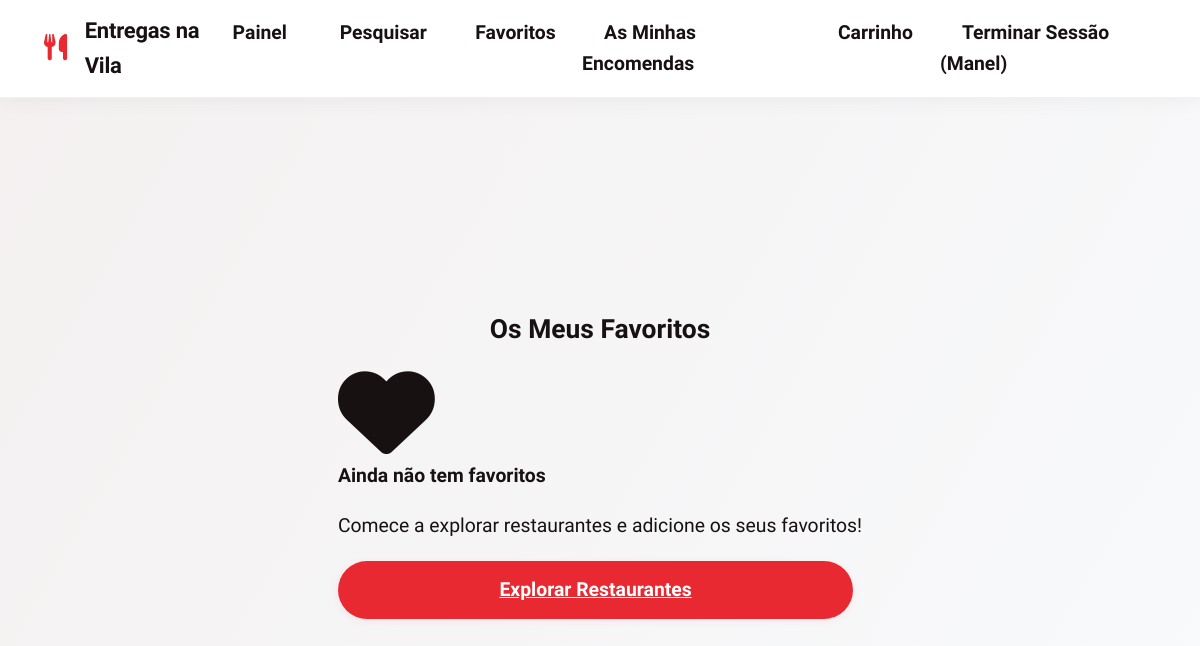
/favorites (signed in), run on an earlier commit of the app's database.
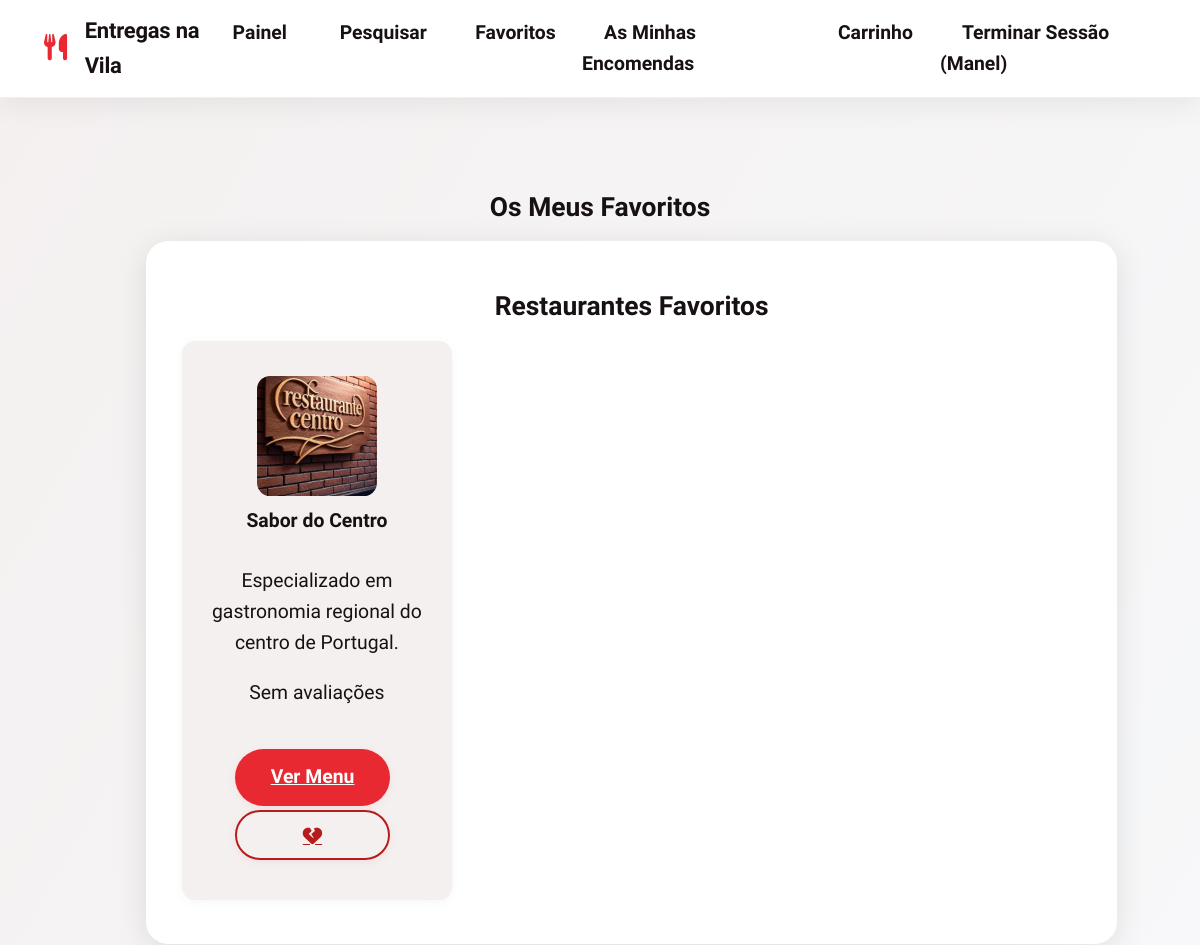
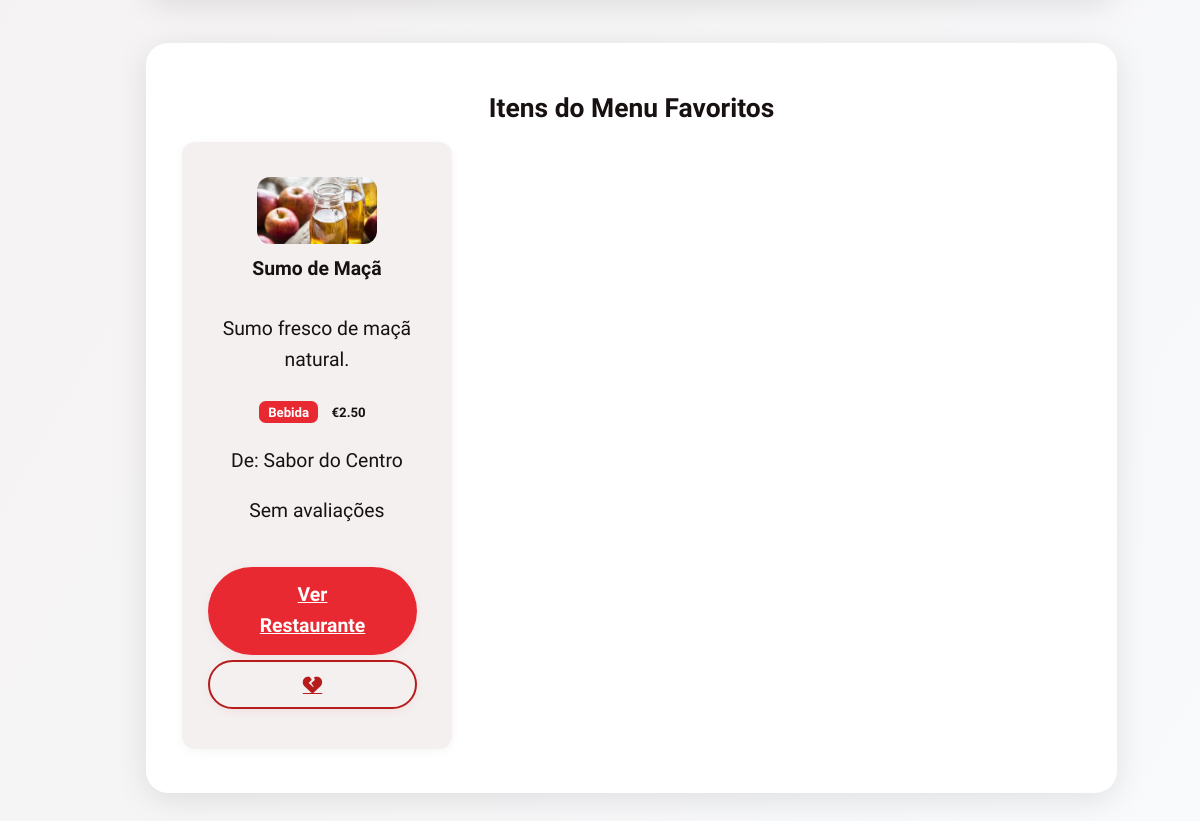
And on a later commit of the database (2 pictures, top to bottom).
### tables this page shows
CREATE TABLE users (
        id INTEGER PRIMARY KEY AUTOINCREMENT,
        username TEXT UNIQUE NOT NULL,
        email TEXT UNIQUE NOT NULL,
        password_hash TEXT NOT NULL,
        user_type TEXT NOT NULL CHECK (user_type IN ('customer', 'restaurant')),
        phone TEXT,
        address TEXT,
        restaurant_name TEXT,
        restaurant_description TEXT,
        created_at TIMESTAMP DEFAULT CURRENT_TIMESTAMP
    , image_path TEXT, cuisine_type TEXT);

CREATE TABLE menu_items (
        id INTEGER PRIMARY KEY AUTOINCREMENT,
        restaurant_id INTEGER NOT NULL,
        name TEXT NOT NULL,
        description TEXT,
        price REAL NOT NULL,
        category TEXT,
        available BOOLEAN DEFAULT 1,
        created_at TIMESTAMP DEFAULT CURRENT_TIMESTAMP, image_path TEXT,
        FOREIGN KEY (restaurant_id) REFERENCES users (id)
    );

### app.py (the view)
    def decorated_function(*args, **kwargs):
        if 'user_id' not in session:
            return redirect(url_for('login'))
        return f(*args, **kwargs)

### app.py (called while the page is built)
def get_db_connection():
    conn = sqlite3.connect('delivery_system.db')
    conn.row_factory = sqlite3.Row
    return conn

def get_user_by_id(user_id):
    conn = get_db_connection()
    user = conn.execute('SELECT * FROM users WHERE id = ?', (user_id,)).fetchone()
    conn.close()
    return user

def login_required(f):
    def decorated_function(*args, **kwargs):
        if 'user_id' not in session:
            return redirect(url_for('login'))
        return f(*args, **kwargs)
    decorated_function.__name__ = f.__name__
    return decorated_function

@app.before_request
def load_logged_in_user():
    user_id = session.get('user_id')
    if user_id is None:
        g.user = None
    else:
        g.user = get_user_by_id(user_id)

### templates/favorites.html (shortened to what the changed rows need)
{% extends "base.html" %}
{% block content %}
<div class="container mt-4">
    <h2 class="mb-4">Os Meus Favoritos</h2>
    {% if favorite_restaurants %}
    <div class="card menu-card mb-4">
        <h3>Restaurantes Favoritos</h3>
        <div class="grid">
            {% for restaurant in favorite_restaurants %}
            <div class="menu-item">
                {% if restaurant.image_path %}
                <img src="{{ url_for('static', filename=restaurant.image_path) }}" alt="Restaurant Image"
                    style="max-width: 120px; max-height: 120px; display: block; margin-bottom: 10px;">
                {% endif %}
                <h4>{{ restaurant.restaurant_name }}</h4>
                {% if restaurant.restaurant_description %}
                <p>{{ restaurant.restaurant_description }}</p>
                {% endif %}
                {% if restaurant.avg_rating %}
                <div class="mb-2">
                    <span class="text-warning">
                        {% for i in range(restaurant.avg_rating|int) %}
                        <i class="fas fa-star"></i>
                        {% endfor %}
                        {% if restaurant.avg_rating % 1 >= 0.5 %}
                        <i class="fas fa-star-half-alt"></i>
                        {% endif %}
                    </span>
                    <span class="text-muted">({{ "%.1f"|format(restaurant.avg_rating) }}, {{ restaurant.review_count }}
                        avaliações)</span>
                </div>
                {% else %}
                <div class="mb-2">
                    <span class="text-muted">Sem avaliações</span>
                </div>
                {% endif %}
                <div class="mt-20">
                    <a href="{{ url_for('view_restaurant', restaurant_id=restaurant.id) }}" class="btn btn-primary">Ver
                        Menu</a>
                    <a href="{{ url_for('remove_restaurant_from_favorites', restaurant_id=restaurant.id) }}"
                        class="btn btn-outline-danger" onclick="return confirm('Remover dos favoritos?')">
                        <i class="fas fa-heart-broken"></i>
                    </a>
                </div>
            </div>
            {% endfor %}
        </div>
    </div>
    {% endif %}
    {% if favorite_menu_items %}
    <div class="card menu-card">
        <h3>Itens do Menu Favoritos</h3>
        <div class="grid">
            {% for item in favorite_menu_items %}
            <div class="menu-item">
                {% if item.image_path %}
                <img src="{{ url_for('static', filename=item.image_path) }}" alt="Menu Item Image"
                    style="max-width: 120px; max-height: 120px; display: block; margin-bottom: 10px;">
                {% endif %}
                <h4>{{ item.name }}</h4>
                {% if item.description %}
                <p>{{ item.description }}</p>
                {% endif %}
                <div class="mb-2">
                    <span class="badge badge-primary">{{ item.category }}</span>
                    <span class="badge badge-success">€{{ "%.2f"|format(item.price) }}</span>
                </div>
                <p class="text-muted small">De: {{ item.restaurant_name }}</p>
                {% if item.avg_rating %}
                <div class="mb-2">
                    <span class="text-warning">
                        {% for i in range(item.avg_rating|int) %}
                        <i class="fas fa-star"></i>
                        {% endfor %}
                        {% if item.avg_rating % 1 >= 0.5 %}
                        <i class="fas fa-star-half-alt"></i>
                        {% endif %}
                    </span>
                    <span class="text-muted">({{ "%.1f"|format(item.avg_rating) }}, {{ item.review_count }}
                        avaliações)</span>
                </div>
                {% else %}
                <div class="mb-2">
                    <span class="text-muted">Sem avaliações</span>
                </div>
                {% endif %}
                <div class="mt-20">
                    <a href="{{ url_for('view_restaurant', restaurant_id=item.restaurant_id) }}"
                        class="btn btn-primary">Ver Restaurante</a>
                    <a href="{{ url_for('remove_menu_item_from_favorites', menu_item_id=item.id) }}"
                        class="btn btn-outline-danger" onclick="return confirm('Remover dos favoritos?')">
                        <i class="fas fa-heart-broken"></i>
                    </a>
                </div>
            </div>
            {% endfor %}
        </div>
    </div>
    {% endif %}
    {% if not favorite_restaurants and not favorite_menu_items %}
    <div class="text-center">
        <i class="fas fa-heart fa-5x text-muted mb-3"></i>
        <h4 class="text-muted">Ainda não tem favoritos</h4>
        <p class="text-muted">Comece a explorar restaurantes e adicione os seus favoritos!</p>
        <a href="{{ url_for('customer_dashboard') }}" class="btn btn-primary">Explorar Restaurantes</a>
    </div>
    {% endif %}
</div>
{% endblock %}

What changed in the data, as far as the page shows it:
now on this page (row edited): users: image_path (picture), restaurant_name "Sabor do Centro", restaurant_description "Especializado em gastronomia regional do centro de Portugal."
added menu_items: image_path (picture), name "Sumo de Maçã", description "Sumo fresco de maçã natural.", category "Bebida", price "2.50", restaurant_name "Sabor do Centro"
Also different on the page:
text no longer shown: "Ainda não tem favoritos Comece a explorar restaurantes e adicione os seus favoritos! Explorar Restaurantes"
text now shown: "Restaurantes Favoritos Itens do Menu Favoritos"
